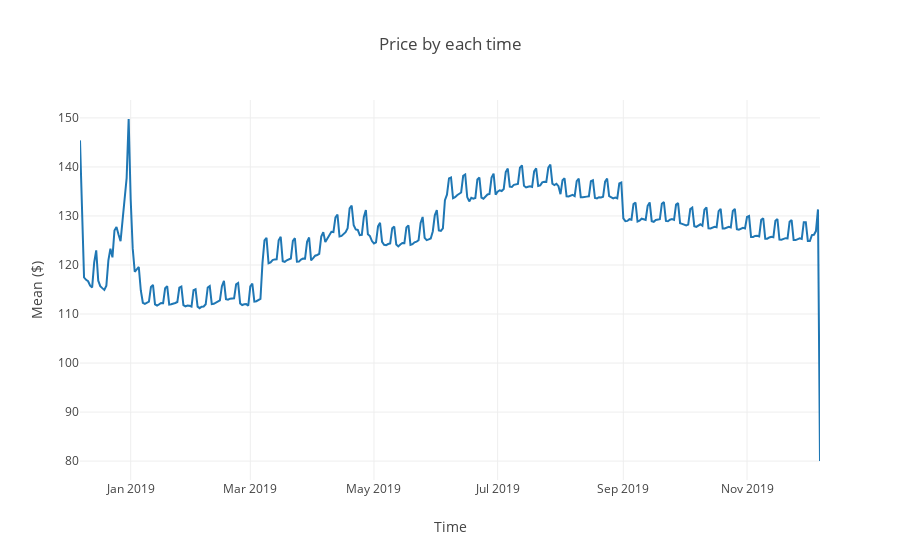

The notebook cell this image was saved under:
### Code cell
offline.iplot(fig2)

### Figure 1 — Plotly figure (JSON) as saved in the notebook; plotly's stock layout.template omitted (floating-point values rounded to 4 significant figures; data arrays with more than 128 entries replaced by an {"elided": "..."} marker saying what was removed)
{"data": [{"type": "scatter", "uid": "85c6e2dd-0691-453d-af4d-52b1a00b56bb", "x": {"elided": "366 str values"}, "y": {"elided": "366 float values"}}], "layout": {"title": {"text": "Price by each time"}, "xaxis": {"title": {"text": "Time"}}, "yaxis": {"title": {"text": "Mean ($)"}}}}
